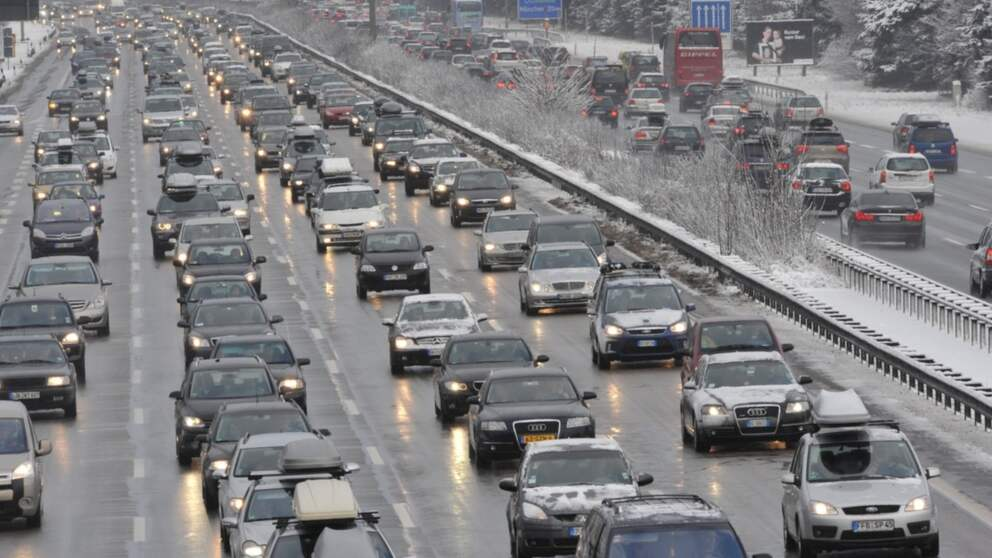
#> input picture workflow_traffic_analysis/vehicledetection/test_cv/images/1.jpg, 992 x 558 px, found by its file name
$ python areaofinterest_analysis.py
#> lines starting #> are read from the running program, lines starting #| are printed output that depends on the picture; after the words box and inside, x2 and y2 are one past the last pixel; in counts of white or black regions, pixels touching at a corner belong together
# Skript zur Erstellung von Area of Interest in einem Bild (händisch)

#https://medium.com/@mrhwick/simple-lane-detection-with-opencv-bfeb6ae54ec0
# TechVidvan Vehicle counting and Classification
#https://techvidvan.com/tutorials/opencv-vehicle-detection-classification-counting/

# Import necessary packages

from msilib.schema import Directory
import collections
import matplotlib.pyplot as plt
import matplotlib.image as mpimg
import numpy as np
import cv2
import os
import time
import geojson

working_directory=os.getcwd()+"//test_cv"


def region_of_interest(img, vertices):
    # Define a blank matrix that matches the image height/width.
    mask = np.zeros_like(img)
    # Retrieve the number of color channels of the image.
    channel_count = img.shape[2]
    # Create a match color with the same color channel counts.
    match_mask_color = (255,) * channel_count

    # Fill inside the polygon
    cv2.fillPoly(mask, vertices, match_mask_color)

    # Returning the image only where mask pixels match
    masked_image = cv2.bitwise_and(img, mask)
    return masked_image

#%% # 1.jpg----------------------------------------------------------
imgname="1.jpg"
img_file=working_directory+"//images//"+imgname
image = mpimg.imread(img_file)
#> image is the input picture: shape (558, 992, 3); mean R, G, B 127.3, 126.4, 128.7
height=image.shape[0]
#> height = 558
width=image.shape[1]
#> width = 992

#links
region_of_interest_vertices = [
    (300, 0),
    (width, 350),
    (width, 0)
]
#> region_of_interest_vertices = [(300, 0), (992, 350), (992, 0)]

cropped_image = region_of_interest(
    image,
    np.array([region_of_interest_vertices], np.int32),
)
#> in region_of_interest, `cv2.fillPoly(mask, vertices, match_mask_color)`:
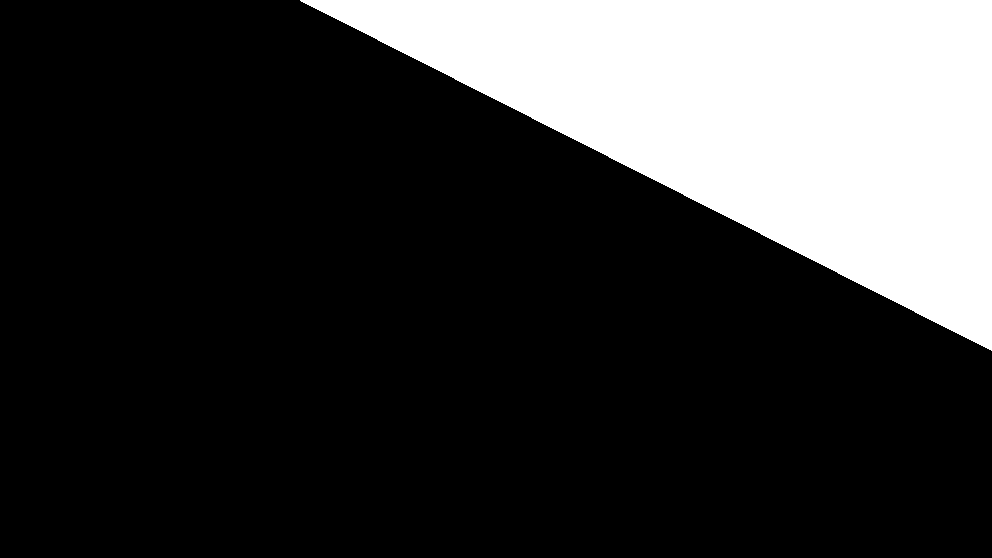
#> mask: shape (558, 992, 3); 22% white; 1 white region, box (x1, y1, x2, y2) and area: (300, 0, 992, 351) 121792
img = cropped_image

#https://note.nkmk.me/en/python-opencv-bgr-rgb-cvtcolor/
result_file=working_directory+"\\results\\"+imgname.replace('.jpg','_result1.jpg')
cv2.imwrite(result_file,cv2.cvtColor(img,cv2.COLOR_RGB2BGR))


#rechts
region_of_interest_vertices2 = [
    (0, height),
    (width, height),
    (width , 350),
    (300, 0),
    (0,0)
]

cropped_image2 = region_of_interest(
    image,
    np.array([region_of_interest_vertices2], np.int32),
)
#> in region_of_interest (call 2), `cv2.fillPoly(mask, vertices, match_mask_color)`: mask: shape (558, 992, 3); 78.1% white; 1 black region, box (x1, y1, x2, y2) and area: (301, 0, 992, 350) 121100
img2 = cropped_image2

result_file2=working_directory+"\\results\\"+imgname.replace('.jpg','_result2.jpg')
cv2.imwrite(result_file2,cv2.cvtColor(img2,cv2.COLOR_RGB2BGR))

#%% 4.jpg----------------------------------------------------------
imgname="4.jpg"
img_file=working_directory+"//images//"+imgname
image = mpimg.imread(img_file)
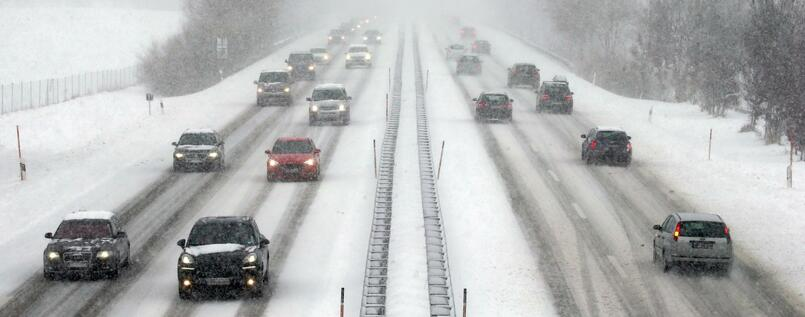
#> input picture workflow_traffic_analysis/vehicledetection/test_cv/images/4.jpg, 805 x 317 px, found by its file name
#> image is the input picture: shape (317, 805, 3); mean R, G, B 181.5, 183.2, 183
height=image.shape[0]
#> height = 317
width=image.shape[1]
#> width = 805
#links
region_of_interest_vertices = [
    (0, height),
    (width / 2, height),
    (width / 2, 0),
    (0, 0)
]

cropped_image = region_of_interest(
    image,
    np.array([region_of_interest_vertices], np.int32),
)
#> in region_of_interest (call 3), `cv2.fillPoly(mask, vertices, match_mask_color)`: mask: shape (317, 805, 3); 50.1% white; 1 black region, box (x1, y1, x2, y2) and area: (403, 0, 805, 317) 127434
img = cropped_image

result_file=working_directory+"\\results\\"+imgname.replace('.jpg','_result1.jpg')
cv2.imwrite(result_file,cv2.cvtColor(img,cv2.COLOR_RGB2BGR))


#rechts
region_of_interest_vertices2 = [
    (width / 2, height),
    (width, height),
    (width , 0),
    (width / 2, 0)
]

cropped_image2 = region_of_interest(
    image,
    np.array([region_of_interest_vertices2], np.int32),
)
#> in region_of_interest (call 4), `cv2.fillPoly(mask, vertices, match_mask_color)`: mask: shape (317, 805, 3); 50.1% white; 1 black region, box (x1, y1, x2, y2) and area: (0, 0, 402, 317) 127434
img2 = cropped_image2

result_file2=working_directory+"\\results\\"+imgname.replace('.jpg','_result2.jpg')
cv2.imwrite(result_file2,cv2.cvtColor(img2,cv2.COLOR_RGB2BGR))

#%% 8.jpg----------------------------------------------------------
imgname="8.jpg"
img_file=working_directory+"//images//"+imgname
image = mpimg.imread(img_file)
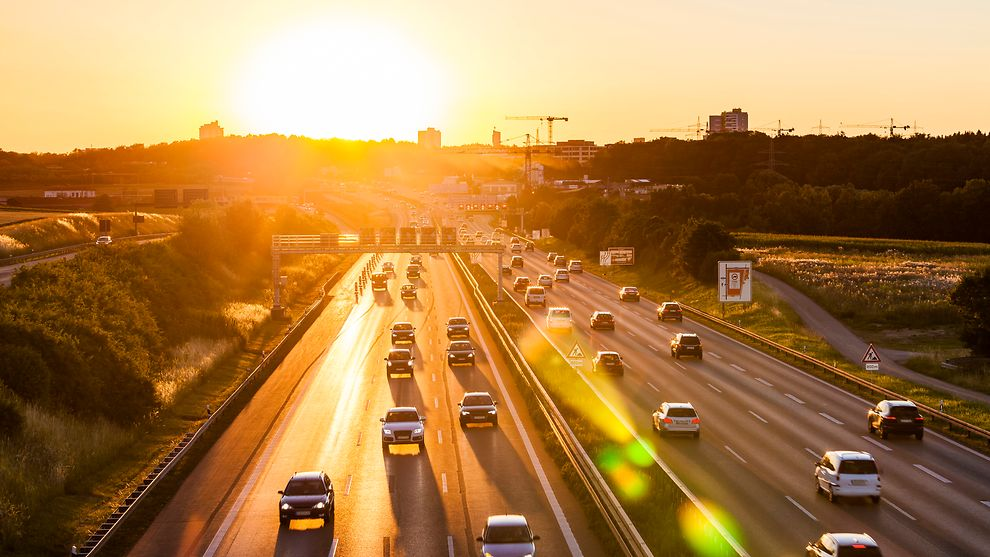
#> input picture workflow_traffic_analysis/vehicledetection/test_cv/images/8.jpg, 990 x 557 px, found by its file name
#> image is the input picture: shape (557, 990, 3); mean R, G, B 171.1, 127.1, 73.5
height=image.shape[0]
#> height = 557
width=image.shape[1]
#> width = 990
#plt.imshow(image)
#links
region_of_interest_vertices = [
    (0, height),
    (700, height),
    (270, 0),
    (0, 0)
]
#> region_of_interest_vertices = [(0, 557), (700, 557), (270, 0), (0, 0)]

cropped_image = region_of_interest(
    image,
    np.array([region_of_interest_vertices], np.int32),
)
#> in region_of_interest (call 5), `cv2.fillPoly(mask, vertices, match_mask_color)`: mask: shape (557, 990, 3); 49.1% white; 1 white region, box (x1, y1, x2, y2) and area: (0, 0, 701, 557) 270701
img = cropped_image

result_file=working_directory+"\\results\\"+imgname.replace('.jpg','_result1.jpg')
cv2.imwrite(result_file,cv2.cvtColor(img,cv2.COLOR_RGB2BGR))


#rechts
region_of_interest_vertices2 = [
    (700, height),
    (width, height),
    (width , 0),
    (270, 0)
]

cropped_image2 = region_of_interest(
    image,
    np.array([region_of_interest_vertices2], np.int32),
)
#> in region_of_interest (call 6), `cv2.fillPoly(mask, vertices, match_mask_color)`: mask: shape (557, 990, 3); 51% white; 1 black region, box (x1, y1, x2, y2) and area: (0, 0, 700, 557) 270144
img2 = cropped_image2

result_file2=working_directory+"\\results\\"+imgname.replace('.jpg','_result2.jpg')
cv2.imwrite(result_file2,cv2.cvtColor(img2,cv2.COLOR_RGB2BGR))

#%% 13.jpg----------------------------------------------------------
imgname="13.jpg"
img_file=working_directory+"//images//"+imgname
image = mpimg.imread(img_file)
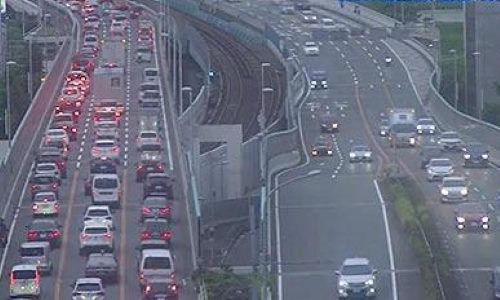
#> input picture workflow_traffic_analysis/vehicledetection/test_cv/images/13.jpg, 500 x 300 px, found by its file name
#> image is the input picture: shape (300, 500, 3); mean R, G, B 105.4, 109.3, 126.4
height=image.shape[0]
width=image.shape[1]
#plt.imshow(image)

#links
region_of_interest_vertices = [
    (0, height),
    (width/2, height),
    (width/2, 0),
    (0, 0)
]

cropped_image = region_of_interest(
    image,
    np.array([region_of_interest_vertices], np.int32),
)
#> in region_of_interest (call 7), `cv2.fillPoly(mask, vertices, match_mask_color)`: mask: shape (300, 500, 3); 50.2% white; 1 black region, box (x1, y1, x2, y2) and area: (251, 0, 500, 300) 74700
img = cropped_image

result_file=working_directory+"\\results\\"+imgname.replace('.jpg','_result1.jpg')
cv2.imwrite(result_file,cv2.cvtColor(img,cv2.COLOR_RGB2BGR))


#rechts
region_of_interest_vertices2 = [
    (width / 2, height),
    (width, height),
    (width , 0),
    (width / 2, 0)
]

cropped_image2 = region_of_interest(
    image,
    np.array([region_of_interest_vertices2], np.int32),
)
#> in region_of_interest (call 8), `cv2.fillPoly(mask, vertices, match_mask_color)`: mask: shape (300, 500, 3); 50% white; 1 white region, box (x1, y1, x2, y2) and area: (250, 0, 500, 300) 75000
img2 = cropped_image2

result_file2=working_directory+"\\results\\"+imgname.replace('.jpg','_result2.jpg')
cv2.imwrite(result_file2,cv2.cvtColor(img2,cv2.COLOR_RGB2BGR))

# #%% 14.jpg----------------------------------------------------------
imgname="14.jpg"
img_file=working_directory+"//images//"+imgname
image = mpimg.imread(img_file)
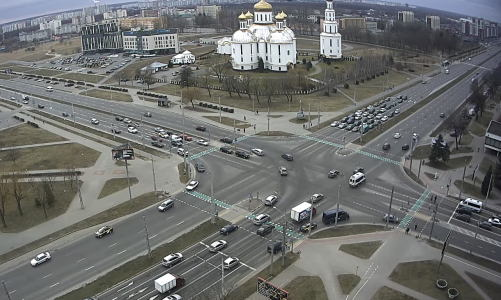
#> input picture workflow_traffic_analysis/vehicledetection/test_cv/images/14.jpg, 501 x 300 px, found by its file name
#> image is the input picture: shape (300, 501, 3); mean R, G, B 109.1, 110.7, 109.1
height=image.shape[0]
width=image.shape[1]
plt.imshow(image)

#links
region_of_interest_vertices = [
    (0, 270),
    (width, 40),
    (width, 70),
    (220, height),
    (0, height)
]

cropped_image = region_of_interest(
    image,
    np.array([region_of_interest_vertices], np.int32),
)
#> in region_of_interest (call 9), `cv2.fillPoly(mask, vertices, match_mask_color)`: mask: shape (300, 501, 3); 27% white; 1 white region, box (x1, y1, x2, y2) and area: (0, 40, 501, 300) 40580
img = cropped_image

result_file=working_directory+"\\results\\"+imgname.replace('.jpg','_result1.jpg')
cv2.imwrite(result_file,cv2.cvtColor(img,cv2.COLOR_RGB2BGR))


#rechts
region_of_interest_vertices2 = [
    (0, 100),
    (width, 260),
    (width , 200),
    (0, 65)
]

cropped_image2 = region_of_interest(
    image,
    np.array([region_of_interest_vertices2], np.int32),
)
#> in region_of_interest (call 10), `cv2.fillPoly(mask, vertices, match_mask_color)`: mask: shape (300, 501, 3); 16.2% white; 1 white region, box (x1, y1, x2, y2) and area: (0, 65, 501, 261) 24301
img2 = cropped_image2

result_file2=working_directory+"\\results\\"+imgname.replace('.jpg','_result2.jpg')
cv2.imwrite(result_file2,cv2.cvtColor(img2,cv2.COLOR_RGB2BGR))

# #%% 17.jpg----------------------------------------------------------
imgname="17.jpg"
img_file=working_directory+"//images//"+imgname
image = mpimg.imread(img_file)
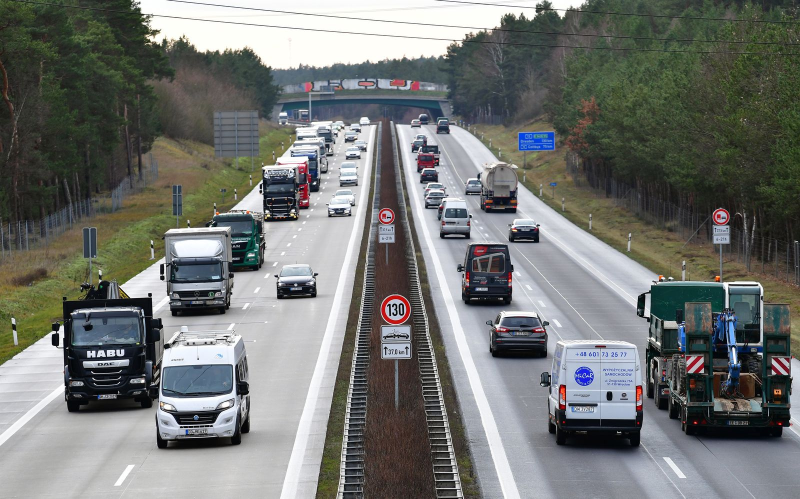
#> input picture workflow_traffic_analysis/vehicledetection/test_cv/images/17.jpg, 1600 x 997 px, found by its file name (shown at 1/2 size)
#> image is the input picture: shape (997, 1600, 3); mean R, G, B 114.7, 117.4, 114.5
height=image.shape[0]
width=image.shape[1]
plt.imshow(image)

#links
region_of_interest_vertices = [
    (0, height),
    (750, height),
    (750, 0),
    (0, 0)
]

cropped_image = region_of_interest(
    image,
    np.array([region_of_interest_vertices], np.int32),
)
#> in region_of_interest (call 11), `cv2.fillPoly(mask, vertices, match_mask_color)`: mask: shape (997, 1600, 3); 46.9% white; 1 white region, box (x1, y1, x2, y2) and area: (0, 0, 751, 997) 748747
img = cropped_image

result_file=working_directory+"\\results\\"+imgname.replace('.jpg','_result1.jpg')
cv2.imwrite(result_file,cv2.cvtColor(img,cv2.COLOR_RGB2BGR))


#rechts
region_of_interest_vertices2 = [
    (780, height),
    (width, height),
    (width , 0),
    (780, 0)
]

cropped_image2 = region_of_interest(
    image,
    np.array([region_of_interest_vertices2], np.int32),
)
#> in region_of_interest (call 12), `cv2.fillPoly(mask, vertices, match_mask_color)`: mask: shape (997, 1600, 3); 51.2% white; 1 black region, box (x1, y1, x2, y2) and area: (0, 0, 780, 997) 777660
#> in region_of_interest (call 12), `masked_image = cv2.bitwise_and(img, mask)`:
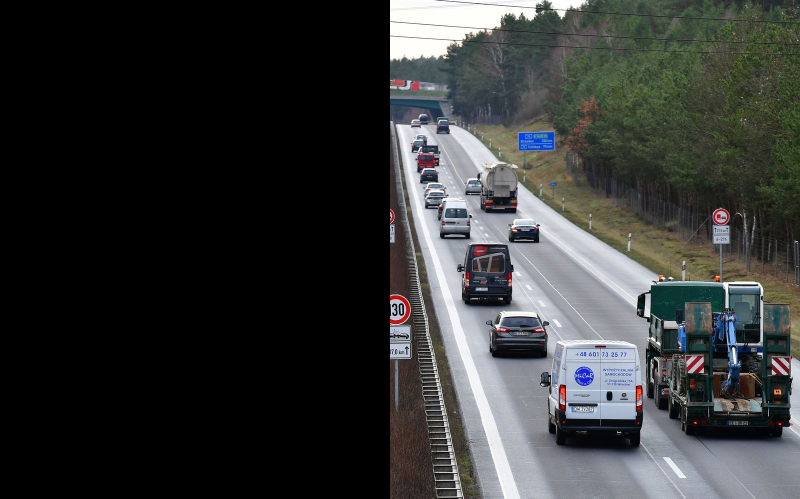
#> masked_image: shape (997, 1600, 3) (shown at 1/2 size); mean R, G, B 52.9, 54.6, 53.8
img2 = cropped_image2


result_file2=working_directory+"\\results\\"+imgname.replace('.jpg','_result2.jpg')
cv2.imwrite(result_file2,cv2.cvtColor(img2,cv2.COLOR_RGB2BGR))

print("done :)")
